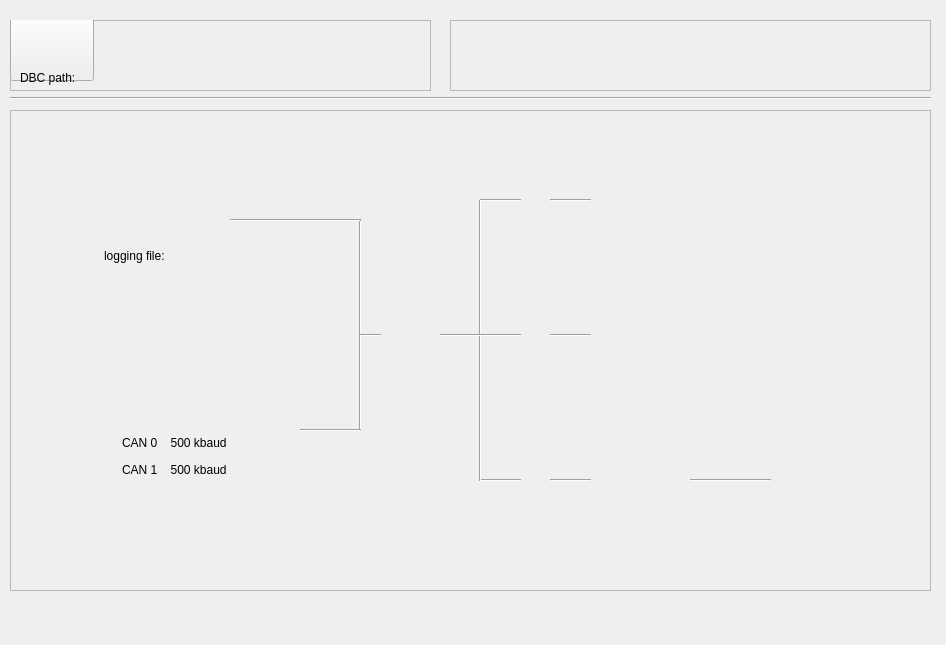
<?xml version="1.0" encoding="UTF-8"?>
<ui version="4.0">
 <class>MainWindow</class>
 <widget class="QMainWindow" name="MainWindow">
  <property name="geometry">
   <rect>
    <x>0</x>
    <y>0</y>
    <width>946</width>
    <height>645</height>
   </rect>
  </property>
  <property name="maximumSize">
   <size>
    <width>16777215</width>
    <height>16777215</height>
   </size>
  </property>
  <property name="windowTitle">
   <string>MainWindow</string>
  </property>
  <widget class="QWidget" name="centralwidget">
   <widget class="QFrame" name="frame">
    <property name="geometry">
     <rect>
      <x>10</x>
      <y>20</y>
      <width>421</width>
      <height>71</height>
     </rect>
    </property>
    <property name="styleSheet">
     <string notr="true"/>
    </property>
    <property name="frameShape">
     <enum>QFrame::StyledPanel</enum>
    </property>
    <property name="frameShadow">
     <enum>QFrame::Raised</enum>
    </property>
    <widget class="QPushButton" name="Addfile">
     <property name="geometry">
      <rect>
       <x>0</x>
       <y>-10</y>
       <width>84</width>
       <height>71</height>
      </rect>
     </property>
     <property name="minimumSize">
      <size>
       <width>10</width>
       <height>10</height>
      </size>
     </property>
     <property name="toolTip">
      <string>Add DBC path</string>
     </property>
     <property name="styleSheet">
      <string notr="true"> QPushButton#Addfile {
     background-color: transparent;
     border:none
 }
 QPushButton#Addfile:pressed {
     background-color: rgb(220,220,220);     
	 border:none
 }
</string>
     </property>
     <property name="text">
      <string/>
     </property>
     <property name="icon">
      <iconset>
       <normaloff>toppng.png</normaloff>toppng.png</iconset>
     </property>
     <property name="iconSize">
      <size>
       <width>80</width>
       <height>80</height>
      </size>
     </property>
    </widget>
    <widget class="QLabel" name="label">
     <property name="geometry">
      <rect>
       <x>10</x>
       <y>50</y>
       <width>71</width>
       <height>16</height>
      </rect>
     </property>
     <property name="text">
      <string>DBC path:</string>
     </property>
    </widget>
    <widget class="QLineEdit" name="lineEdit">
     <property name="geometry">
      <rect>
       <x>72</x>
       <y>50</y>
       <width>161</width>
       <height>20</height>
      </rect>
     </property>
     <property name="styleSheet">
      <string notr="true">background-color: transparent;
border: none</string>
     </property>
    </widget>
   </widget>
   <widget class="Line" name="line">
    <property name="geometry">
     <rect>
      <x>10</x>
      <y>90</y>
      <width>921</width>
      <height>16</height>
     </rect>
    </property>
    <property name="orientation">
     <enum>Qt::Horizontal</enum>
    </property>
   </widget>
   <widget class="QFrame" name="frame_2">
    <property name="geometry">
     <rect>
      <x>10</x>
      <y>110</y>
      <width>921</width>
      <height>481</height>
     </rect>
    </property>
    <property name="frameShape">
     <enum>QFrame::StyledPanel</enum>
    </property>
    <property name="frameShadow">
     <enum>QFrame::Raised</enum>
    </property>
    <widget class="QPushButton" name="log">
     <property name="geometry">
      <rect>
       <x>120</x>
       <y>50</y>
       <width>101</width>
       <height>111</height>
      </rect>
     </property>
     <property name="toolTip">
      <string>load logging file</string>
     </property>
     <property name="styleSheet">
      <string notr="true"> QPushButton#log {
     background-color: transparent;
     border:none
 }
 QPushButton#log:pressed {
     background-color: rgb(220,220,220);     
     border:none
 }
</string>
     </property>
     <property name="text">
      <string/>
     </property>
     <property name="icon">
      <iconset>
       <normaloff>icons8-log-96.png</normaloff>icons8-log-96.png</iconset>
     </property>
     <property name="iconSize">
      <size>
       <width>70</width>
       <height>70</height>
      </size>
     </property>
    </widget>
    <widget class="Line" name="line_4">
     <property name="geometry">
      <rect>
       <x>340</x>
       <y>110</y>
       <width>20</width>
       <height>211</height>
      </rect>
     </property>
     <property name="orientation">
      <enum>Qt::Vertical</enum>
     </property>
    </widget>
    <widget class="Line" name="line_7">
     <property name="geometry">
      <rect>
       <x>470</x>
       <y>350</y>
       <width>41</width>
       <height>41</height>
      </rect>
     </property>
     <property name="orientation">
      <enum>Qt::Horizontal</enum>
     </property>
    </widget>
    <widget class="Line" name="line_8">
     <property name="geometry">
      <rect>
       <x>460</x>
       <y>90</y>
       <width>20</width>
       <height>281</height>
      </rect>
     </property>
     <property name="orientation">
      <enum>Qt::Vertical</enum>
     </property>
    </widget>
    <widget class="QPushButton" name="mode_button">
     <property name="geometry">
      <rect>
       <x>340</x>
       <y>140</y>
       <width>121</width>
       <height>161</height>
      </rect>
     </property>
     <property name="styleSheet">
      <string notr="true">background-color: transparent;
border:none

</string>
     </property>
     <property name="text">
      <string/>
     </property>
     <property name="icon">
      <iconset>
       <normaloff>offline.png</normaloff>
       <normalon>online.png</normalon>
       <selectedoff>offline.png</selectedoff>
       <selectedon>online.png</selectedon>offline.png</iconset>
     </property>
     <property name="iconSize">
      <size>
       <width>100</width>
       <height>100</height>
      </size>
     </property>
     <property name="checkable">
      <bool>true</bool>
     </property>
    </widget>
    <widget class="Line" name="line_9">
     <property name="geometry">
      <rect>
       <x>220</x>
       <y>90</y>
       <width>131</width>
       <height>41</height>
      </rect>
     </property>
     <property name="orientation">
      <enum>Qt::Horizontal</enum>
     </property>
    </widget>
    <widget class="Line" name="line_2">
     <property name="geometry">
      <rect>
       <x>430</x>
       <y>210</y>
       <width>81</width>
       <height>31</height>
      </rect>
     </property>
     <property name="styleSheet">
      <string notr="true">color: black
</string>
     </property>
     <property name="orientation">
      <enum>Qt::Horizontal</enum>
     </property>
    </widget>
    <widget class="Line" name="line_5">
     <property name="geometry">
      <rect>
       <x>350</x>
       <y>210</y>
       <width>21</width>
       <height>31</height>
      </rect>
     </property>
     <property name="orientation">
      <enum>Qt::Horizontal</enum>
     </property>
    </widget>
    <widget class="QPushButton" name="log_path">
     <property name="geometry">
      <rect>
       <x>600</x>
       <y>330</y>
       <width>81</width>
       <height>81</height>
      </rect>
     </property>
     <property name="toolTip">
      <string>choose logging path</string>
     </property>
     <property name="whatsThis">
      <string>&lt;html&gt;&lt;head/&gt;&lt;body&gt;&lt;p&gt;&lt;br/&gt;&lt;/p&gt;&lt;/body&gt;&lt;/html&gt;</string>
     </property>
     <property name="styleSheet">
      <string notr="true"> QPushButton {
     background-color: transparent;
     border:none
 }
 QPushButton:pressed {
     background-color: rgb(220,220,220);
     border:none     
 }
</string>
     </property>
     <property name="text">
      <string/>
     </property>
     <property name="icon">
      <iconset>
       <normaloff>logging_file.png</normaloff>logging_file.png</iconset>
     </property>
     <property name="iconSize">
      <size>
       <width>80</width>
       <height>80</height>
      </size>
     </property>
    </widget>
    <widget class="QPushButton" name="print_data">
     <property name="geometry">
      <rect>
       <x>600</x>
       <y>50</y>
       <width>81</width>
       <height>81</height>
      </rect>
     </property>
     <property name="toolTip">
      <string>open message displayer</string>
     </property>
     <property name="styleSheet">
      <string notr="true"> QPushButton {
     background-color: transparent;
     border:none
 }
 QPushButton:pressed {
     background-color: rgb(220,220,220);     
 }
</string>
     </property>
     <property name="text">
      <string/>
     </property>
     <property name="icon">
      <iconset>
       <normaloff>TRACE.png</normaloff>TRACE.png</iconset>
     </property>
     <property name="iconSize">
      <size>
       <width>70</width>
       <height>70</height>
      </size>
     </property>
    </widget>
    <widget class="QPushButton" name="CAN_bus">
     <property name="geometry">
      <rect>
       <x>100</x>
       <y>240</y>
       <width>149</width>
       <height>70</height>
      </rect>
     </property>
     <property name="toolTip">
      <string>initial CAN bus</string>
     </property>
     <property name="styleSheet">
      <string notr="true"> QPushButton#CAN_bus {
     background-color: transparent;
     border:none
 }
 QPushButton#CAN_bus:pressed {
     background-color: rgb(220,220,220);     
     border:none
 }
</string>
     </property>
     <property name="text">
      <string/>
     </property>
     <property name="icon">
      <iconset>
       <normaloff>CAN.png</normaloff>CAN.png</iconset>
     </property>
     <property name="iconSize">
      <size>
       <width>70</width>
       <height>70</height>
      </size>
     </property>
    </widget>
    <widget class="QLineEdit" name="lineEdit_0">
     <property name="geometry">
      <rect>
       <x>110</x>
       <y>323</y>
       <width>149</width>
       <height>20</height>
      </rect>
     </property>
     <property name="styleSheet">
      <string notr="true">background-color: transparent;
border: none</string>
     </property>
     <property name="text">
      <string>CAN 0    500 kbaud</string>
     </property>
    </widget>
    <widget class="QLineEdit" name="lineEdit_1">
     <property name="geometry">
      <rect>
       <x>110</x>
       <y>350</y>
       <width>149</width>
       <height>20</height>
      </rect>
     </property>
     <property name="styleSheet">
      <string notr="true">background-color: transparent;
border: none</string>
     </property>
     <property name="text">
      <string>CAN 1    500 kbaud</string>
     </property>
    </widget>
    <widget class="Line" name="line_10">
     <property name="geometry">
      <rect>
       <x>290</x>
       <y>300</y>
       <width>61</width>
       <height>41</height>
      </rect>
     </property>
     <property name="orientation">
      <enum>Qt::Horizontal</enum>
     </property>
    </widget>
    <widget class="QLabel" name="label_2">
     <property name="geometry">
      <rect>
       <x>94</x>
       <y>136</y>
       <width>91</width>
       <height>20</height>
      </rect>
     </property>
     <property name="text">
      <string>logging file:</string>
     </property>
    </widget>
    <widget class="QLineEdit" name="lineEdit_2">
     <property name="geometry">
      <rect>
       <x>170</x>
       <y>140</y>
       <width>151</width>
       <height>16</height>
      </rect>
     </property>
     <property name="styleSheet">
      <string notr="true">background-color: transparent;
border: none</string>
     </property>
    </widget>
    <widget class="Line" name="line_11">
     <property name="geometry">
      <rect>
       <x>680</x>
       <y>350</y>
       <width>81</width>
       <height>41</height>
      </rect>
     </property>
     <property name="orientation">
      <enum>Qt::Horizontal</enum>
     </property>
    </widget>
    <widget class="QPushButton" name="sav_data">
     <property name="geometry">
      <rect>
       <x>770</x>
       <y>330</y>
       <width>81</width>
       <height>81</height>
      </rect>
     </property>
     <property name="toolTip">
      <string>save logging file</string>
     </property>
     <property name="whatsThis">
      <string>&lt;html&gt;&lt;head/&gt;&lt;body&gt;&lt;p&gt;&lt;br/&gt;&lt;/p&gt;&lt;/body&gt;&lt;/html&gt;</string>
     </property>
     <property name="styleSheet">
      <string notr="true"> QPushButton {
     background-color: transparent;
     border:none
 }
 QPushButton:pressed {
     background-color: rgb(220,220,220);     
     border:none
 }
</string>
     </property>
     <property name="text">
      <string/>
     </property>
     <property name="icon">
      <iconset>
       <normaloff>save.png</normaloff>save.png</iconset>
     </property>
     <property name="iconSize">
      <size>
       <width>60</width>
       <height>60</height>
      </size>
     </property>
    </widget>
    <widget class="QPushButton" name="add_bus_save">
     <property name="geometry">
      <rect>
       <x>500</x>
       <y>350</y>
       <width>51</width>
       <height>41</height>
      </rect>
     </property>
     <property name="styleSheet">
      <string notr="true">background-color: transparent;
border:none

</string>
     </property>
     <property name="text">
      <string/>
     </property>
     <property name="icon">
      <iconset>
       <normaloff>add_bus.png</normaloff>add_bus.png</iconset>
     </property>
     <property name="iconSize">
      <size>
       <width>20</width>
       <height>20</height>
      </size>
     </property>
     <property name="checkable">
      <bool>true</bool>
     </property>
    </widget>
    <widget class="Line" name="line_12">
     <property name="geometry">
      <rect>
       <x>540</x>
       <y>350</y>
       <width>41</width>
       <height>41</height>
      </rect>
     </property>
     <property name="orientation">
      <enum>Qt::Horizontal</enum>
     </property>
    </widget>
    <widget class="QLineEdit" name="lineEdit_3">
     <property name="geometry">
      <rect>
       <x>590</x>
       <y>420</y>
       <width>141</width>
       <height>16</height>
      </rect>
     </property>
     <property name="styleSheet">
      <string notr="true">background-color: transparent;
border: none</string>
     </property>
    </widget>
    <widget class="QPushButton" name="add_bus_graphic">
     <property name="geometry">
      <rect>
       <x>500</x>
       <y>200</y>
       <width>51</width>
       <height>41</height>
      </rect>
     </property>
     <property name="styleSheet">
      <string notr="true">background-color: transparent;
border:none

</string>
     </property>
     <property name="text">
      <string/>
     </property>
     <property name="icon">
      <iconset>
       <normaloff>add_bus.png</normaloff>add_bus.png</iconset>
     </property>
     <property name="iconSize">
      <size>
       <width>20</width>
       <height>20</height>
      </size>
     </property>
     <property name="checkable">
      <bool>true</bool>
     </property>
    </widget>
    <widget class="QPushButton" name="add_bus_trace">
     <property name="geometry">
      <rect>
       <x>500</x>
       <y>70</y>
       <width>51</width>
       <height>41</height>
      </rect>
     </property>
     <property name="styleSheet">
      <string notr="true">background-color: transparent;
border:none

</string>
     </property>
     <property name="text">
      <string/>
     </property>
     <property name="icon">
      <iconset>
       <normaloff>add_bus.png</normaloff>add_bus.png</iconset>
     </property>
     <property name="iconSize">
      <size>
       <width>20</width>
       <height>20</height>
      </size>
     </property>
     <property name="checkable">
      <bool>true</bool>
     </property>
    </widget>
    <widget class="Line" name="line_16">
     <property name="geometry">
      <rect>
       <x>470</x>
       <y>70</y>
       <width>41</width>
       <height>41</height>
      </rect>
     </property>
     <property name="orientation">
      <enum>Qt::Horizontal</enum>
     </property>
    </widget>
    <widget class="Line" name="line_15">
     <property name="geometry">
      <rect>
       <x>540</x>
       <y>70</y>
       <width>41</width>
       <height>41</height>
      </rect>
     </property>
     <property name="orientation">
      <enum>Qt::Horizontal</enum>
     </property>
    </widget>
    <widget class="QPushButton" name="trace_graphic">
     <property name="geometry">
      <rect>
       <x>600</x>
       <y>180</y>
       <width>81</width>
       <height>81</height>
      </rect>
     </property>
     <property name="toolTip">
      <string>show graphics</string>
     </property>
     <property name="styleSheet">
      <string notr="true"> QPushButton {
     background-color: transparent;
     border:none
 }
 QPushButton:pressed {
     background-color: rgb(220,220,220);     
 }
</string>
     </property>
     <property name="text">
      <string/>
     </property>
     <property name="icon">
      <iconset>
       <normaloff>Graphic.png</normaloff>Graphic.png</iconset>
     </property>
     <property name="iconSize">
      <size>
       <width>70</width>
       <height>70</height>
      </size>
     </property>
    </widget>
    <widget class="Line" name="line_3">
     <property name="geometry">
      <rect>
       <x>540</x>
       <y>210</y>
       <width>41</width>
       <height>31</height>
      </rect>
     </property>
     <property name="styleSheet">
      <string notr="true">color: black
</string>
     </property>
     <property name="orientation">
      <enum>Qt::Horizontal</enum>
     </property>
    </widget>
   </widget>
   <widget class="QFrame" name="frame_3">
    <property name="geometry">
     <rect>
      <x>450</x>
      <y>20</y>
      <width>481</width>
      <height>71</height>
     </rect>
    </property>
    <property name="frameShape">
     <enum>QFrame::StyledPanel</enum>
    </property>
    <property name="frameShadow">
     <enum>QFrame::Raised</enum>
    </property>
    <widget class="QPushButton" name="Run_3">
     <property name="geometry">
      <rect>
       <x>420</x>
       <y>10</y>
       <width>44</width>
       <height>51</height>
      </rect>
     </property>
     <property name="minimumSize">
      <size>
       <width>10</width>
       <height>10</height>
      </size>
     </property>
     <property name="toolTip">
      <string>clean all</string>
     </property>
     <property name="styleSheet">
      <string notr="true"> QPushButton#Run_3 {
     background-color: transparent;
     border:none
 }
 QPushButton#Run_3:pressed {
     background-color: rgb(220,220,220);    
     border:none 
 }
</string>
     </property>
     <property name="text">
      <string/>
     </property>
     <property name="icon">
      <iconset>
       <normaloff>clean.png</normaloff>clean.png</iconset>
     </property>
     <property name="iconSize">
      <size>
       <width>50</width>
       <height>50</height>
      </size>
     </property>
    </widget>
    <widget class="QPushButton" name="Run_2">
     <property name="geometry">
      <rect>
       <x>360</x>
       <y>10</y>
       <width>44</width>
       <height>51</height>
      </rect>
     </property>
     <property name="minimumSize">
      <size>
       <width>10</width>
       <height>10</height>
      </size>
     </property>
     <property name="toolTip">
      <string>stop</string>
     </property>
     <property name="styleSheet">
      <string notr="true">QPushButton {
     background-color: transparent;
     border:none
 }
 QPushButton:pressed {
     background-color: rgb(220,220,220);  
     border:none 
 }
</string>
     </property>
     <property name="text">
      <string/>
     </property>
     <property name="icon">
      <iconset>
       <normaloff>pause-button.png</normaloff>pause-button.png</iconset>
     </property>
     <property name="iconSize">
      <size>
       <width>45</width>
       <height>45</height>
      </size>
     </property>
    </widget>
    <widget class="QPushButton" name="Run">
     <property name="geometry">
      <rect>
       <x>290</x>
       <y>10</y>
       <width>44</width>
       <height>51</height>
      </rect>
     </property>
     <property name="minimumSize">
      <size>
       <width>10</width>
       <height>10</height>
      </size>
     </property>
     <property name="toolTip">
      <string>run</string>
     </property>
     <property name="styleSheet">
      <string notr="true"> QPushButton#Run {
     background-color: transparent;
     border:none
 }
 QPushButton#Run:pressed {
     background-color: rgb(220,220,220);    
     border:none 
 }
</string>
     </property>
     <property name="text">
      <string/>
     </property>
     <property name="icon">
      <iconset>
       <normaloff>toppng(1).png</normaloff>toppng(1).png</iconset>
     </property>
     <property name="iconSize">
      <size>
       <width>40</width>
       <height>40</height>
      </size>
     </property>
    </widget>
   </widget>
  </widget>
 </widget>
 <resources/>
 <connections/>
</ui>
